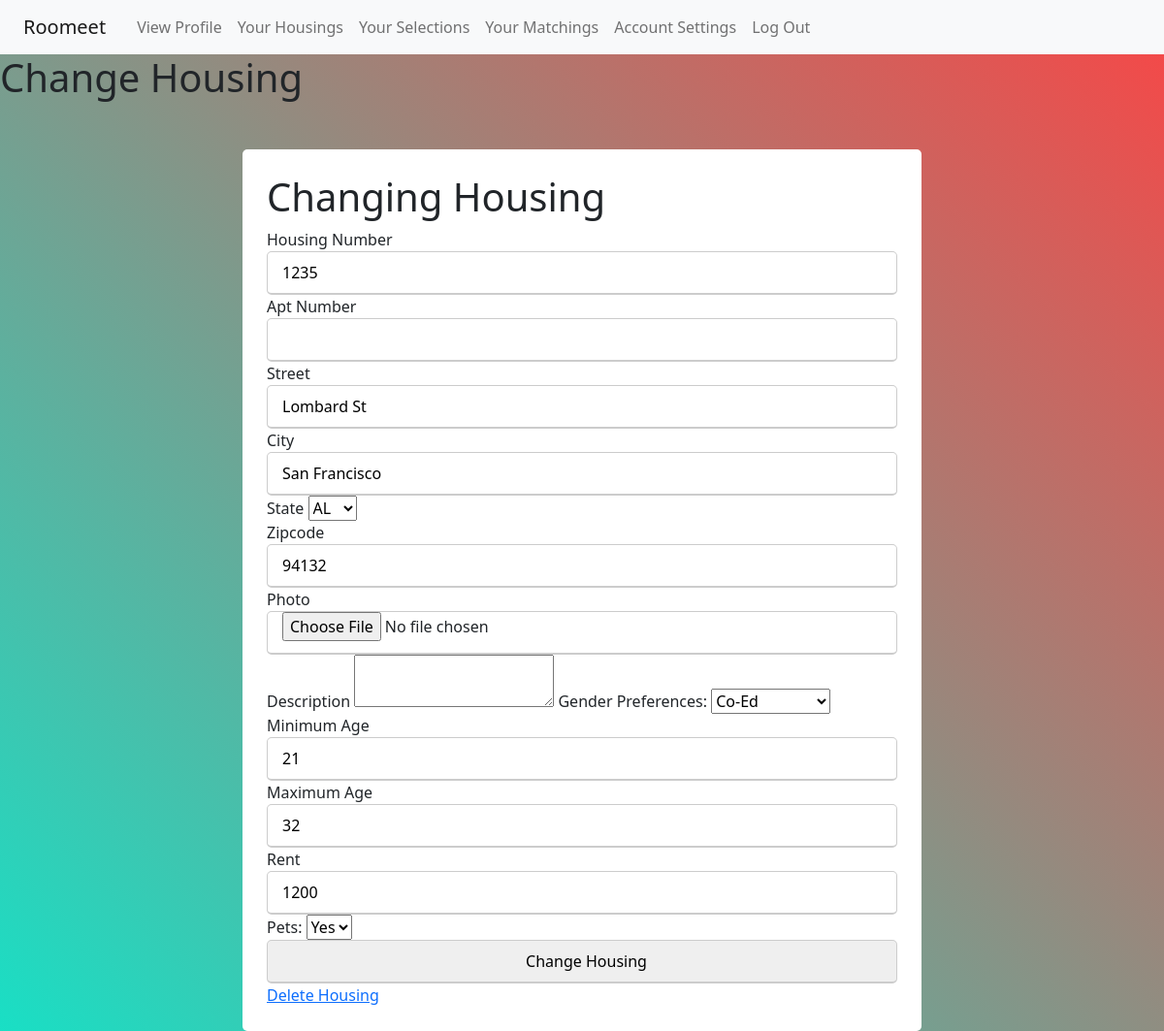
The app's page /changehousing/7 (signed in) with its own data.
### tables this page shows
CREATE TABLE housing (
  housing_id INTEGER PRIMARY KEY AUTOINCREMENT, 
  poster_id INTEGER NOT NULL, 

  photo BLOB NOT NULL, 
  description TEXT,

  housing_number INTEGER NOT NULL, 
  apt_number TEXT NOT NULL, 
  street TEXT NOT NULL, 
  city TEXT NOT NULL,
  state TEXT NOT NULL,
  zipcode INTEGER NOT NULL,

  rent INTEGER NOT NULL,

  pets TEXT NOT NULL,
  genderPref TEXT NOT NULL,

  ageMin INTEGER NOT NULL,
  ageMax INTEGER NOT NULL,


  FOREIGN KEY (poster_id) REFERENCES user (id)


);

### flaskr/housing.py (the view, shortened to what this page needs)
@bp.route('/changehousing', defaults={'houseid': None}, methods=('GET', 'POST'))
@bp.route('/changehousing/<int:houseid>', methods=('GET', 'POST'))
@login_required
def change_housing(houseid):
    housing = get_housing(houseid)
    photopath = 'images/houses/'+housing['photo']
    user_id = session.get('user_id')
    db = get_db()
    error = None
    if housing['poster_id'] != user_id:
        return redirect(url_for('housing.housings'))
    return render_template('housing/changehousing.html', housing=housing, photopath=photopath)

### flaskr/auth.py (called while the page is built)
@bp.before_app_request
def load_logged_in_user():
    user_id = session.get('user_id')
    if user_id is None:
        g.user = None
    else:
        g.user = get_db().execute(
            'SELECT * FROM user WHERE id = ?', (user_id,)
        ).fetchone()

def login_required(view):
    @functools.wraps(view)
    def wrapped_view(**kwargs):
        if g.user is None:
            return redirect(url_for('auth.login'))
        return view(**kwargs)
    return wrapped_view

### flaskr/db.py (called while the page is built)
def get_db():
    if 'db' not in g:
        g.db = sqlite3.connect(
            current_app.config['DATABASE'],
            detect_types=sqlite3.PARSE_DECLTYPES
        )
        g.db.row_factory = sqlite3.Row
    return g.db

### flaskr/housing.py (called while the page is built)
def get_housing(id):
    housing = get_db().execute(
        'SELECT * FROM housing WHERE housing_id = ?', (id,)
    ).fetchone()
    if housing is None:
        abort(404, f"Housing doesn't exist.")
    return housing

### flaskr/templates/housing/changehousing.html (shortened to what this page needs)
{% extends 'base.html' %}
{% block header %}
  <h1>{% block title %}Change Housing{% endblock %}</h1>
{% endblock %}
{% block content %}
<div class="boxed">
  <div class="container">
    <div class= "user-details">
      <form method="post" enctype = "multipart/form-data">
        <h1>Changing Housing</h1>
        <div class = "input-box">
        <label for="housing_number">Housing Number</label>
        <input name="housing_number" id="housing_number" type="number" value="{{ housing['housing_number']}}" required>
        <label for="apt_number">Apt Number</label>
        <input name="apt_number" value="{{ housing['apt_number']}}" id="apt_number">
        <label for="street">Street</label>
        <input name="street" value="{{ housing['street']}}" id="street">
        <label for="city">City</label>
        <input name="city" value="{{ housing['city']}}" id="city" required>
        <div class = "input-box">
          <label for="state">State</label>
          <select name="state" id="state">
            <option value="AL">AL</option>
          </select>
        </div>
        <label for="zipcode">Zipcode</label>
        <input name="zipcode" type="number" value="{{ housing['zipcode']}}" id="zipcode" required>
        <label for="photo">Photo</label>
        <input type="file" id="photo" value="{{ url_for('static', filename=photopath ) }}" name="photo" accept="image/*" required>
        <label for="description">Description</label>
        <textarea name="description" id="description"> </textarea>
        <label for="genderPref">Gender Preferences:</label>
        <select name="genderPref" id="genderPref">
          <option value="C">Co-Ed</option>
        </select>
        <label for="minage">Minimum Age</label>
        <input name="minage" type="number" value="{{ housing['ageMin']}}" id="minage" required>
        <label for="maxage">Maximum Age</label>
        <input name="maxage" type="number" value="{{ housing['ageMax']}}" id="maxage" required>
        <label for="rent">Rent</label>
        <input name="rent" type="number" value="{{ housing['rent']}}" id="rent" required>
        <div class = "input-box">
          <label for="pets">Pets:</label>
          <select name="pets" id="pets">
            <option value="Y">Yes</option>
          </select>
      </div>
        <input type="submit" value="Change Housing">
      </form>
      <a href="{{ url_for('housing.delete_housing', houseid=(housing['housing_id'])) }}">Delete Housing</a>
    </div>
    </div>
  </div>
{% endblock %}

### flaskr/static/main.css (style rules this page uses)
.boxed { margin-top: 50px; display: flex; justify-content: center; align-items: center; }
.boxed .container { max-width: 700px; width: 100%; background: #fff; padding: 25px; border-radius: 5px; }
.user-details .input-box input { height: 45px; width: 100%; outline: none; border-radius: 5px; border: 1px solid #ccc; padding-left: 15px; font-size: 16px; border-bottom-width: 2px; transition: all 0.3s ease; }

### records on screen
housing: housing_number "1235", street "Lombard St", city "San Francisco", zipcode "94132", minage "21", maxage "32", rent "1200"
